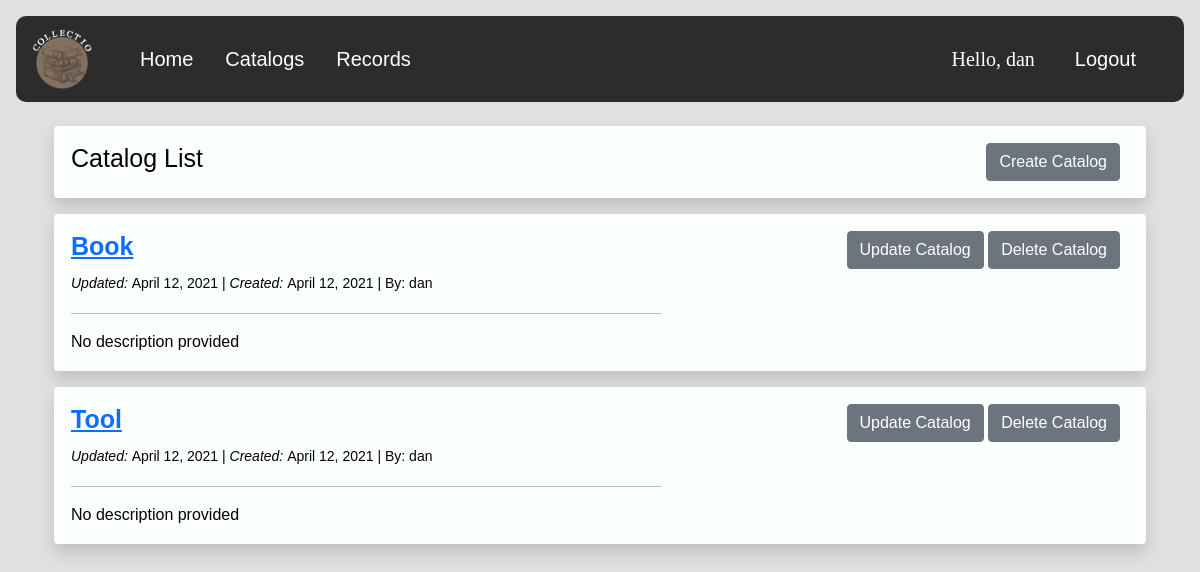
Before: /catalog/ (signed in) with the older database file.
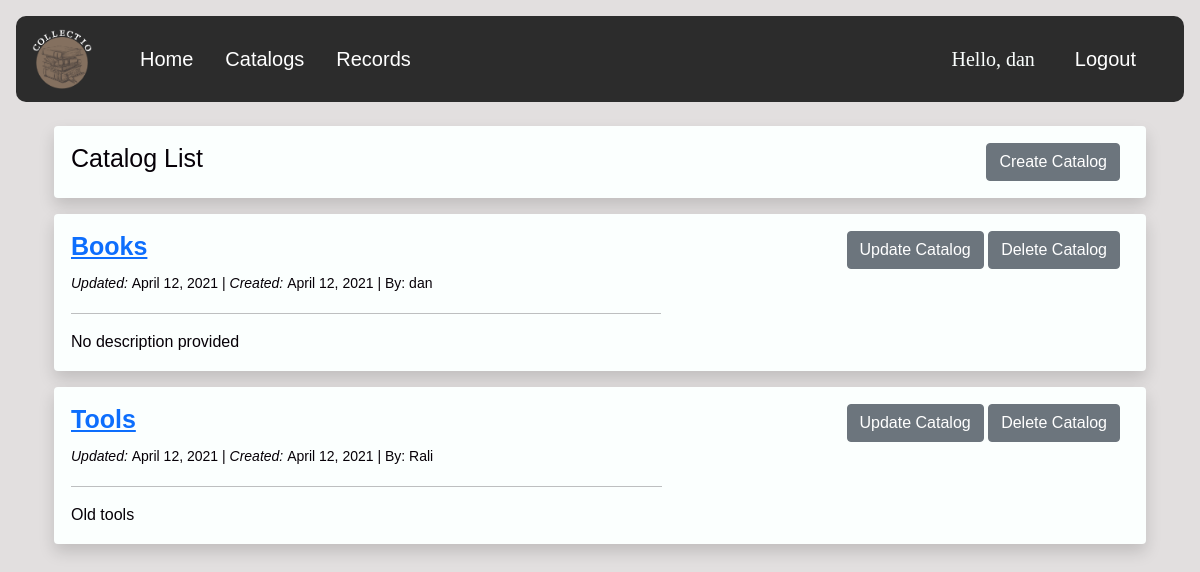
After: the same page with the newer database file.
### catalog/models.py (models this page shows, shortened)
class CommonInfo(models.Model):
    id = models.AutoField(primary_key=True)
    created_at = models.DateField(auto_now_add=True, editable=False)
    updated_at = models.DateField(auto_now=True, editable=False)
    name = models.CharField(max_length=100, help_text='Enter name')
    description = models.TextField(blank=True, help_text='Enter description')
    class Meta:
        abstract = True
        ordering = ['name', '-updated_at']  # '-' reverses order, e.i. newest first

class Catalog(CommonInfo):
    created_by = models.ForeignKey(User, on_delete=models.CASCADE)

### catalog/views.py (the view)
# urls.py: path('catalog/', views.catalogList, name='catalog-list'),
@login_required(login_url='/login')
def catalogList(request):
    if request.user.is_authenticated:
        if request.user.is_superuser:
            catalogs = models.Catalog.objects.all()
        else:
            catalogs = models.Catalog.objects.filter(created_by__exact=request.user)
        context = {'catalogs': catalogs, }
        return render(request, 'catalog/cataloglist.html', context)
    else:
        return HttpResponseRedirect('/login')

### catalog/templates/catalog/cataloglist.html (shortened to what this page needs)
{% extends "catalog/base.html" %}
{% block content %}
    <div class="container">
        <div class="shadow p-3 mb-3 bg-dark rounded">
            <table style="width: 100%;">
                <td><h1 style="color: #060007; font-size: 25px;"> Catalog List </h1></td>
                <td align="right">
                    <a class="btn btn-secondary"  href="/create_catalog" role="button">Create Catalog</a></td>
            </table>
        </div>
        {% for catalog in catalogs %}
        <div class="shadow p-3 mb-3 bg-dark rounded">
            <table style="width: 100%;">
                <tr>
                    <td> <a class="text" href="{% url 'record-list' cr=catalog.id %}"> <h3 class="text" style="font-weight:bold;font-size:25px; "> {{ catalog.name }} </h3></a> </td>
                    <td align="right">
                        <a class="btn btn-secondary" href="{% url 'catalog-update' ur=catalog.id %}">Update Catalog</a>
                        <a class="btn btn-secondary" href="{% url 'catalog-delete' ur=catalog.id %}">Delete Catalog</a>
                    </td>
                </tr>
                <tr>
                    <td><small>
                            <em> Updated: </em> {{ catalog.updated_at }} |
                            <em> Created: </em> {{ catalog.created_at }} |
                            By: {{ catalog.created_by.username }}
                    </small></td>
                </tr>
                <tr>
                    <td colspan="0">
                        <hr>
                        {% if catalog.description %}
                            {{ catalog.description }}
                        {% else %}
                            No description provided
                        {% endif %}
                    </td>
                </tr>
            </table>
        </div>
        {% endfor %}
    </div>
{% endblock content %}

Changed rows visible on the page:
removed Catalog: name "Book", updated_at "April 12, 2021", created_at "April 12, 2021", created_by.username "dan", description "No description provided"
changed Catalog "dan": name "Tool" → "Books"
added Catalog: name "Tools", updated_at "April 12, 2021", created_at "April 12, 2021", created_by.username "Rali", description "Old tools"
